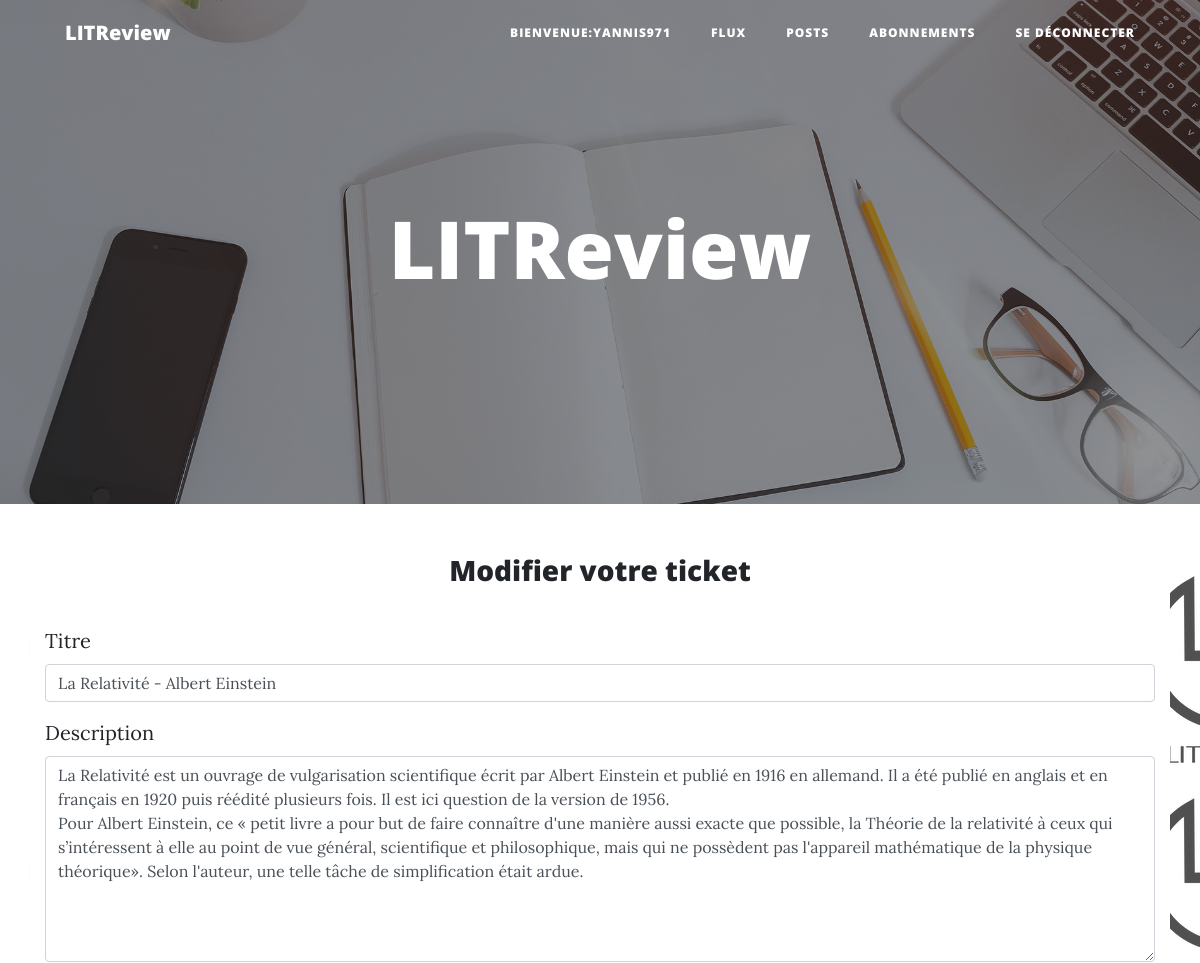
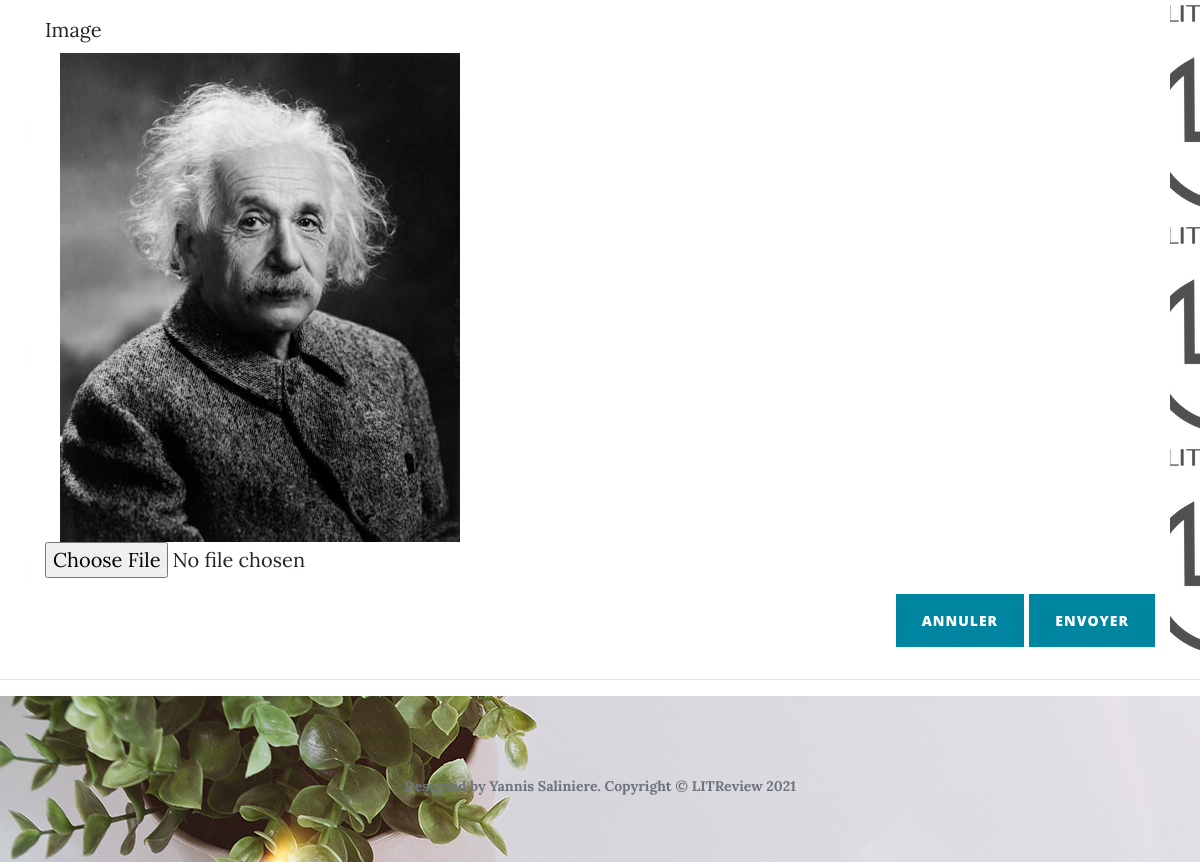
The app's page /posts/ticket/update/1 (signed in) with its own data (2 pictures, top to bottom).
### home/models.py (models this page shows)
class Ticket(models.Model):
    title = models.CharField(max_length=128)
    description = models.CharField(max_length=2048, blank=True)
    user = models.ForeignKey(
        to=settings.AUTH_USER_MODEL, on_delete=models.CASCADE)
    image = models.ImageField(null=True, blank=True, upload_to='images/')
    time_created = models.DateTimeField(default=timezone.now)
    class Meta:
        constraints = [
            models.UniqueConstraint(fields=['title', 'user'], name='unique_ticket'),
        ]

### posts/views.py (the view, shortened to what this page needs)
# urls.py: path('ticket/update/<int:pk>', views.TicketUpdate.as_view(), name='ticket-update'),
class TicketUpdate(LoginRequiredMixin, UpdateView):
    form_class = TicketModelForm
    template_name = 'posts/ticket_update_form.html'
    def get_object(self):
        return get_object_or_404(Ticket, pk=self.kwargs.get("pk"))

### flux/forms.py
class TicketModelForm(ModelForm):
    class Meta:
        model = Ticket
        fields = ['title', 'description', 'image']

### posts/templates/posts/ticket_update_form.html (shortened to what this page needs)
{% extends 'home/base.html' %}
{% block body %}
{% include 'home/navbar.html' %}
<div class="container">
  <div class="row">
    <div class="col text-center align-self-center">
      <h3>Modifier votre ticket</h3>
      <br>
    </div>
    <div class="row">
      <div class="col">
        <form action="" method="post" enctype="multipart/form-data">
          <label for="title">Titre</label><br>
          <div class="form-group">
            <input type="text" class="form-control" name="title" id="title" required minlength="1" maxlength="128" size="128" value="{{ form.title.value }}">
          </div>
          <label for="description">Description</label><br>
          <div class="form-group">
            <textarea class="form-control" name="description" id="description" maxlength="2048" rows="8">{{ form.description.value }}</textarea>
          </div>
          <label for="image">Image</label><br>
          {% if form.image.value %}
          <div class="col text-left">
            <img src="{{ MEDIA_URL }}{{ form.image.value }}" />
          </div>
          {% endif %}
          <div class="form-group">
            <input type="file" name="image" id="image" accept="image/png, image/jpeg" title="Modifier l'image">
          </div>
          <div class="form-group text-right">
            <a href="{% url 'posts:index' %}"><button type="button" class="btn btn-primary" formnovalidate>Annuler</button></a>
            <button type="submit" class="btn btn-primary">Envoyer</button>
          </div>
        </form>
      </div>
    </div>
  </div>
</div>
{% endblock %}

### home/templates/home/navbar.html (shortened to what this page needs)
<nav class="navbar navbar-expand-lg navbar-light fixed-top" id="mainNav">
  <div class="container">
    <a class="navbar-brand" href="{% url 'home:index' %}">LITReview</a>
    <div class="collapse navbar-collapse" id="navbarResponsive">
      <ul class="navbar-nav ml-auto">
        <li class="nav-item">
          <a class="nav-link" href="#">Bienvenue:{{user.username}}</a>
        </li>
        <li class="nav-item">
          <a class="nav-link" href="{% url 'flux:index' %}">Flux</a>
        </li>
        <li class="nav-item">
          <a class="nav-link" href="{% url 'posts:index' %}">Posts</a>
        </li>
        <li class="nav-item">
          <a class="nav-link" href="{% url 'abonnements:index' %}">Abonnements</a>
        </li>
        <li class="nav-item">
          <a class="nav-link" href="{% url 'home:logout' %}">Se déconnecter</a>
        </li>
      </ul>
    </div>
  </div>
</nav>

### records on screen
Ticket: title "La Relativité - Albert Einstein", description "La Relativité est un ouvrage de vulgarisation scientifique écrit par Albert Einstein et publié en 1916 en allemand. Il a été publié en anglais et en français en 1920 puis réédité plusieurs fois. Il est ici question de la version de 1956. Pour Albert Einstein, ce « petit livre a pour but de faire connaître d'une manière aussi exacte que possible, la Théorie de la relativité à ceux qui s’intéressent à elle au point de vue général, scientifique et philosophique, mais qui ne possèdent pas l'appareil mathématique de la physique théorique». Selon l'auteur, une telle tâche de simplification était ardue.", image.value (picture)

### other values on screen
{{ user.username }} "YANNIS971"
